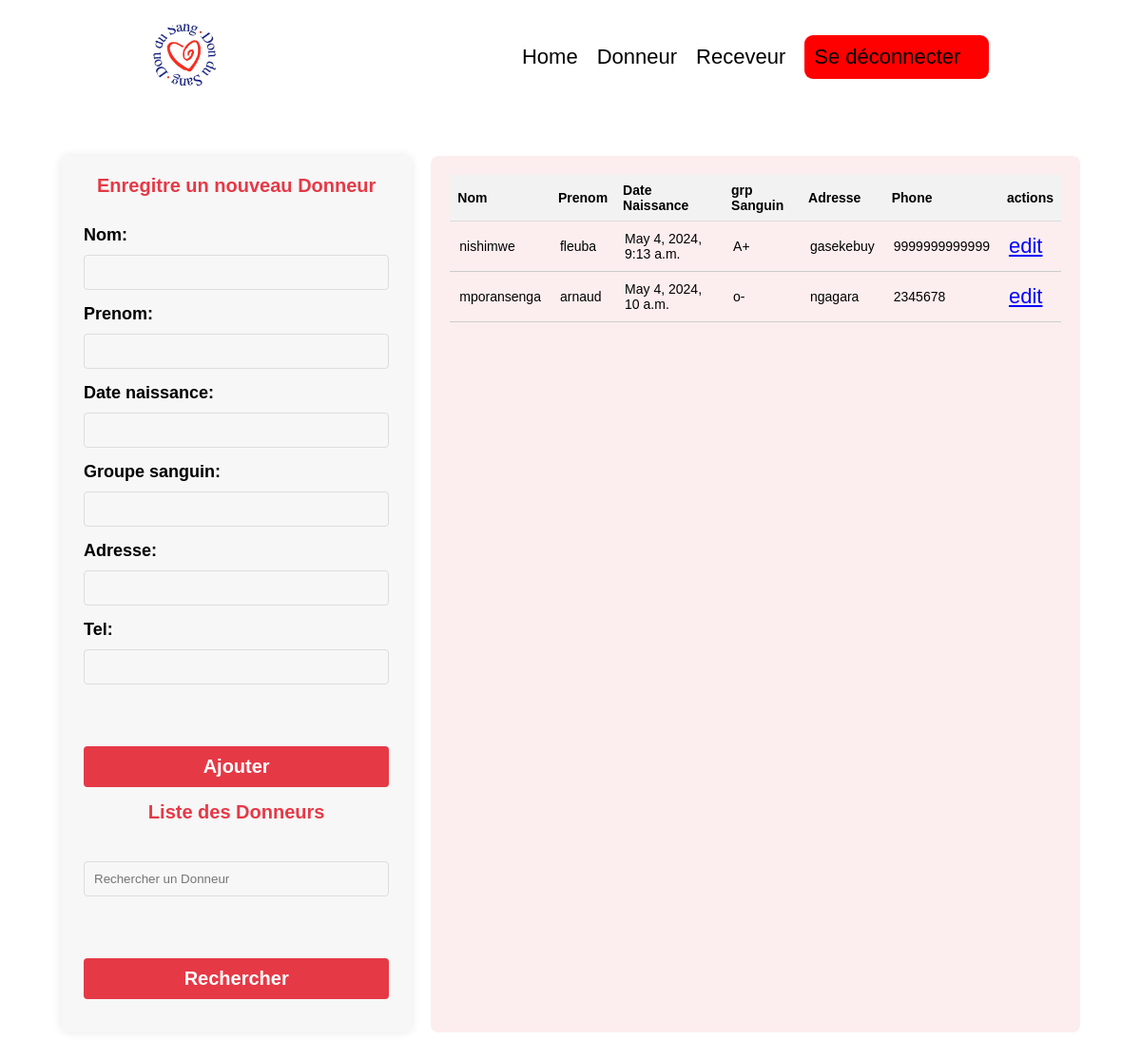
Before: /collecte/donneur/ (signed in) with the older database file.
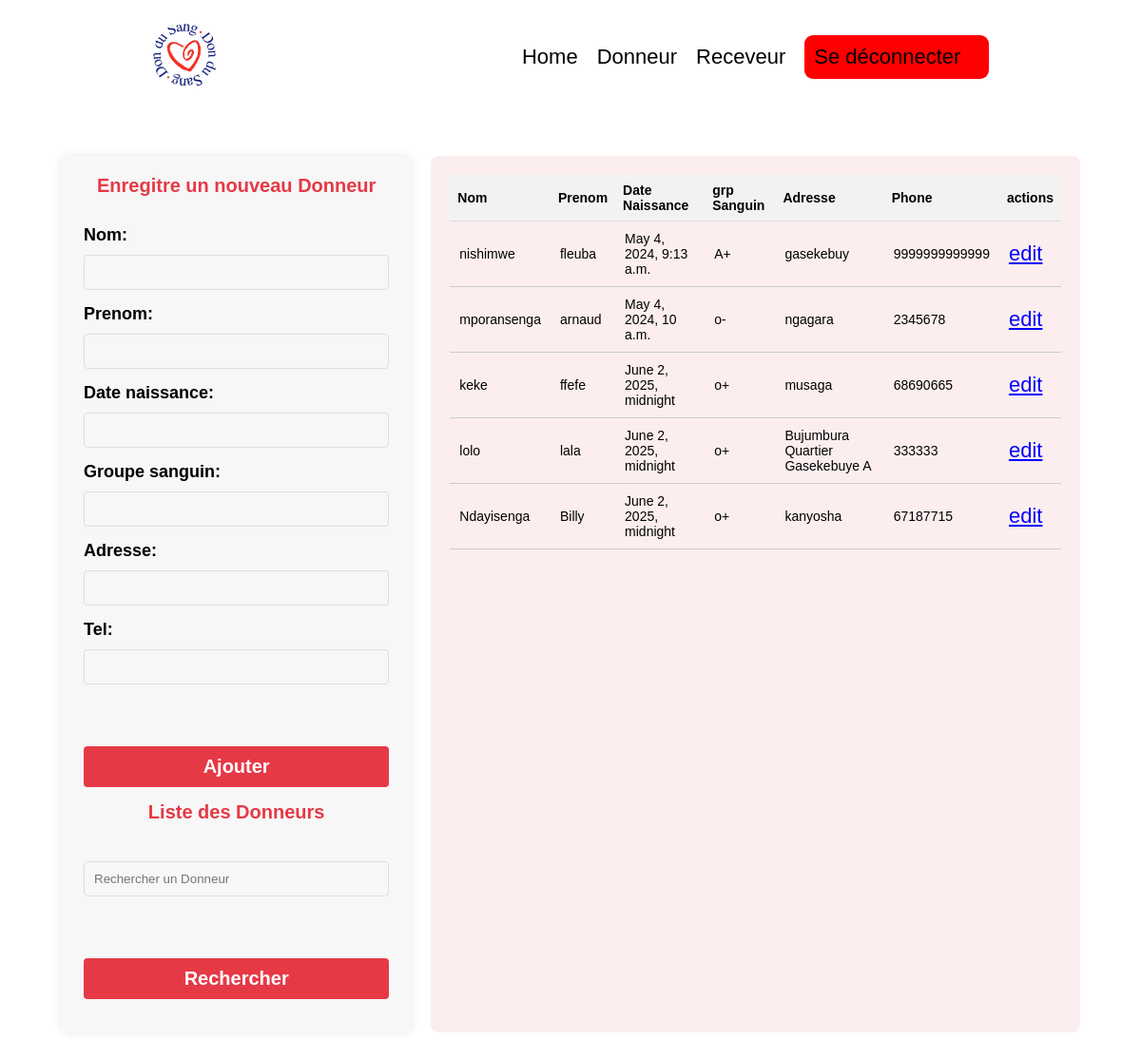
After: the same page with the newer database file.
### collecte/models.py (models this page shows, shortened)
class Donneur(models.Model):
    id= models.AutoField(primary_key=True)
    nom=models.CharField(max_length=31)
    prenom=models.CharField(max_length=31)
    date_naissance=models.DateTimeField()
    groupe_sanguin=models.CharField(max_length=20)
    adresse=models.CharField(max_length=31)
    tel=models.IntegerField()

### collecte/views.py (the view)
# urls.py: path('donneur/', views.donneur, name='donneur'),
@login_required(login_url='/login/')
def donneur(request):
    if request.method == 'POST':
        form = DonneurForm(request.POST)
        if form.is_valid():
            form.save()
            return redirect('donneur')  #
    else:
        form = DonneurForm()
    query = request.GET.get('search', '')
    if query:
        donneurs = Donneur.objects.filter(nom__icontains=query) | Donneur.objects.filter(prenom__icontains=query)
    else:
        donneurs = Donneur.objects.all()
    return render(request, 'Donneur.html', {'form': form, 'donneurs': donneurs,'search':query})

### collecte/forms.py
class DonneurForm(forms.ModelForm):
    class Meta:
        model = Donneur
        fields = ['nom', 'prenom', 'date_naissance', 'groupe_sanguin', 'adresse', 'tel']

### templates/Donneur.html (shortened to what this page needs)
{% load static %}
<!DOCTYPE html>
<html lang="en">
  <head>
    <link rel="stylesheet" href="{%static 'style.css'%}" />
  </head>
  <body>
    {% include 'header.html' %}
    <section class="donneur">
      <div class="form">
        <h5>Enregitre un nouveau Donneur</h5>
        <form action="" method="post">
          {{ form.as_p }}
          <button type="submit">Ajouter</button>
        </form>
        <h5>Liste des Donneurs</h5>
        <form action="" method="get">
          <input type="text" name="search" placeholder="Rechercher un Donneur" />
          <button type="submit">Rechercher</button>
      </div>
      <div class="table">
        <table>
          <thead>
            <tr>
              <th>Nom</th>
              <th>Prenom</th>
              <th>Date Naissance</th>
              <th>grp Sanguin</th>
              <th>Adresse</th>
              <th>Phone</th>
              <th>actions</th>
            </tr>
          </thead>
          <tbody>
            {% for donneur in donneurs %}
            <tr>
              <td>{{donneur.nom}}</td>
              <td>{{donneur.prenom}}</td>
              <td>{{donneur.date_naissance}}</td>
              <td>{{donneur.groupe_sanguin}}</td>
              <td>{{donneur.adresse}}</td>
              <td>{{donneur.tel}}</td>
              <td>
                <a href="#">edit</a>
              </td>
            </tr>
            {% endfor %}
          </tbody>
        </table>
      </div>
    </section>
  </body>
</html>

### templates/header.html (shortened to what this page needs)
{% load static %}
<!DOCTYPE html>
<html lang="en">
<head>
</head>
<body>
    <header>
        <div class="logo">
          <img src="{% static 'images/IMG-20240505-WA0024.jpg' %}" alt="" />
        </div>
        <div>
          <nav>
            <ul>
                {% if user.is_authenticated %}
                      <li>
                      <a href="/">Home</a>
                    </li>
                    <li>
                      <a href="/collecte/donneur">Donneur</a>
                    </li>
                    <li>
                      <a href="{% url 'receveur' %}">Receveur</a>
                    </li>
                    <li><a href="{% url 'logout' %}">Se déconnecter</a></li>
                {% else %}
                    <li><a href="{% url 'login' %}">Se connecter</a></li>
                {% endif %}
            </ul>
          </nav>
        </div>
      </header>
</body>
</html>

### static/style.css (style rules this page uses)
*, *::after, *::before { margin: 0; padding: 0; font-family: sans-serif; box-sizing: border-box; }
html { font-size: 62.5%; }
p { font-size: 1.8rem; font-weight: 600; }
a { text-decoration: none; font-size: 2.2rem; }
button { padding: 1.8rem; font-size: 2rem; color: beige; border-radius: 12px; background-color: rgba(207, 0, 0, 0.897); border: none; outline: none; }
li { list-style: none; }
header { width: 100%; height: 6rem; display: flex; justify-content: space-around; align-items: center; margin: 3rem 0; }
.logo { margin: 0; }
.logo img { width: 7rem; border-radius: 50%; }
nav ul { display: flex; align-items: center; justify-content: center; }
nav ul li a { margin-right: 2rem; color: black; cursor: pointer; }
nav ul li:last-child { padding: 1rem; background-color: red; border: none; outline: none; border-radius: 9px; }
.donneur { padding: 4.4rem 6.4rem; display: flex; justify-content: space-around; gap: 2rem; }
.donneur .form { background-color: #f7f7f7f7; width: 45rem; padding: 2rem 2.4rem; }
.form h5 { text-align: center; font-size: 3rem; font-weight: bold; color: rgba(235, 37, 37, 0.822); }
.form form { display: flex; flex-direction: column; margin-top: 3rem; }
.form form input { width: 80%; padding: 1rem; margin-top: 1rem; border: none; outline: none; background-color: inherit; border-bottom: 1px solid rgba(255, 0, 0, 0.37); }
.form form button { margin-top: 5rem; }
.table { background-color: rgba(172, 96, 96, 0.733); padding: 2rem; width: 70%; }
.table table { border-collapse: collapse; width: 100%; }
.table table th, td { padding: 8px; text-align: left; border-bottom: 1px solid #ddd; font-size: 1.4rem; }
.table table th { background-color: #f2f2f2; font-weight: bold; }
.form { flex: 1; max-width: 400px; background-color: #fff5f5; padding: 20px; border-radius: 8px; box-shadow: 0 0 10px rgba(0,0,0,0.1); }
.form h5 { font-size: 20px; color: #e63946; margin-bottom: 20px; }
.form form input, .form form button { display: block; width: 100%; margin-bottom: 15px; padding: 10px; border: 1px solid #ddd; border-radius: 4px; }
.form form button { background-color: #e63946; color: white; font-weight: bold; cursor: pointer; border: none; }
.table { flex: 2; overflow-x: auto; background-color: #fceeee; padding: 20px; border-radius: 8px; }
.table table { width: 100%; border-collapse: collapse; }
.table th, .table td { padding: 10px; border-bottom: 1px solid #ccc; text-align: left; }
.table th { background-color: #ffe3e3; font-weight: bold; }
.table a { color: blue; text-decoration: underline; }

Changed rows visible on the page:
added Donneur: nom "keke", prenom "ffefe", date_naissance "June 2, 2025, midnight", groupe_sanguin "o+", adresse "musaga", tel "68690665"
added Donneur: nom "lolo", prenom "lala", date_naissance "June 2, 2025, midnight", groupe_sanguin "o+", adresse "Bujumbura Quartier Gasekebuye A", tel "333333"
added Donneur: nom "Ndayisenga", prenom "Billy", date_naissance "June 2, 2025, midnight", groupe_sanguin "o+", adresse "kanyosha", tel "67187715"
